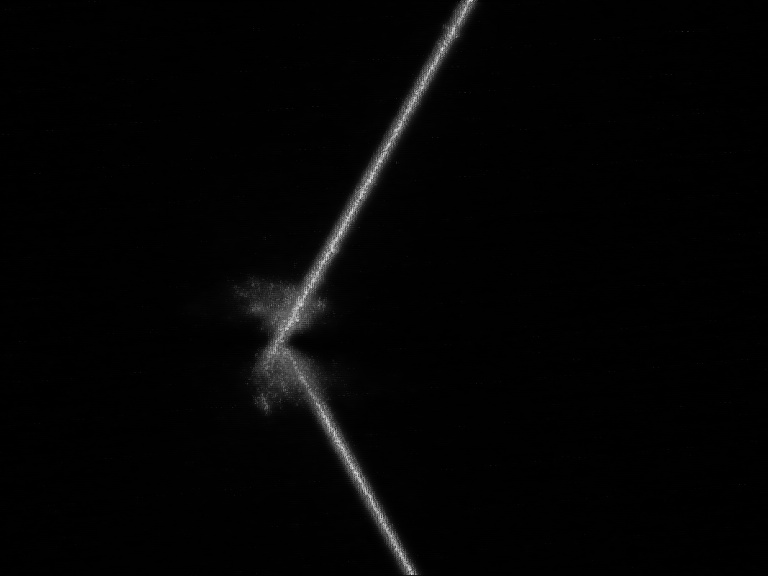
//> input picture 234.jpg, 768 x 576 px
$ ./haisen   (built with g++ and OpenCV 4)
//> lines starting //> are read from the running program, lines starting //| are printed output that depends on the picture; after the words box and inside, x2 and y2 are one past the last pixel; in counts of white or black regions, pixels touching at a corner belong together
// haisen.cpp : 定义控制台应用程序的入口点。
//

#include "stdafx.h"
#include<opencv2\imgproc\imgproc.hpp>
#include<opencv2\opencv.hpp>
#include<opencv2\highgui\highgui.hpp>
#include<vector>
using namespace cv;
using namespace std;
int main()
{
	Mat img0 = imread("234.jpg", 1);
//> img0 is the input picture: 576 rows x 768 cols, CV_8UC3; min 0, max 223, mean 4
	Mat img, img1, img2;
	img1 = img0.clone();
	img2 = img0.clone();
	cvtColor(img0, img0, CV_BGR2GRAY); //转换色彩空间
//> img0: 576 rows x 768 cols, CV_8UC1
	img = img0.clone();
	threshold(img, img, 128, 255, CV_THRESH_BINARY); //图像二值黑白处理
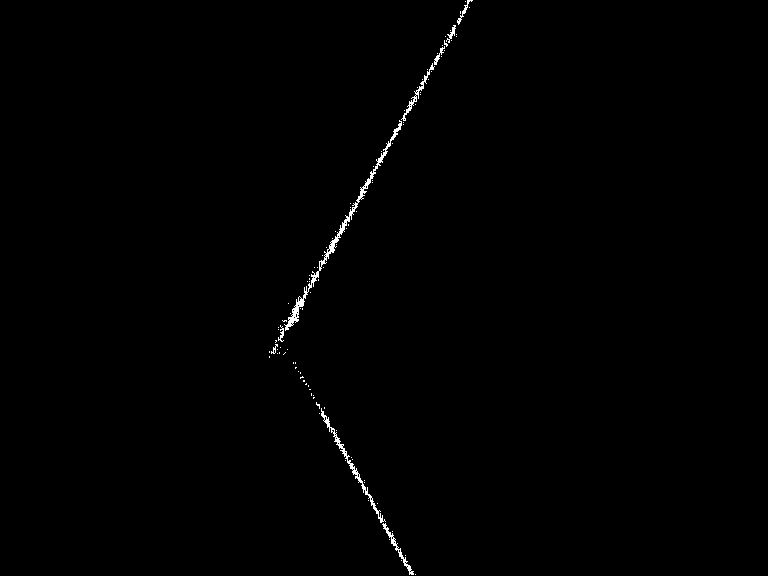
//> img: 576 rows x 768 cols, CV_8UC1; 0.5% white in thin lines or dots, all inside (x1, y1, x2, y2) = (269, 0, 473, 575)

/********************  高斯滤波  *********************************************************************/
	img.convertTo(img, CV_32FC1);
	GaussianBlur(img, img, Size(0, 0), 6, 6);
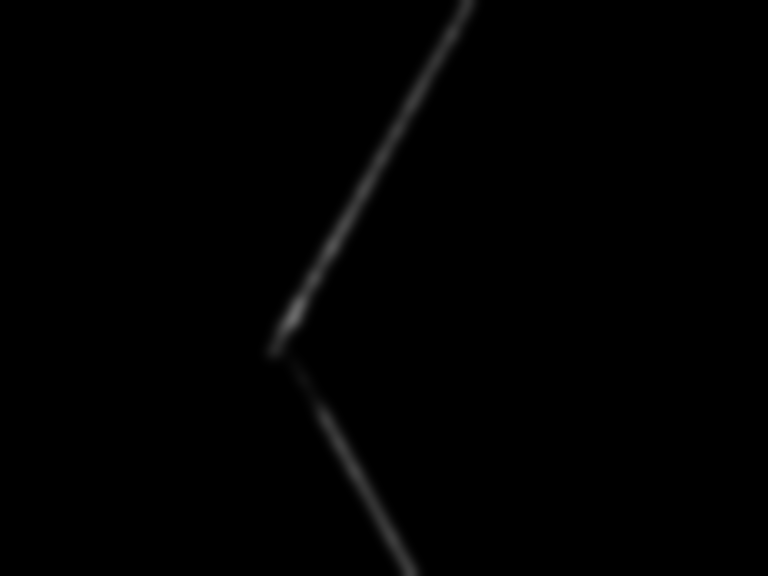
//> img: 576 rows x 768 cols, CV_32FC1; min 0, max 105.2, mean 1.3

/********************  偏导数  ***********************************************************************/
	//一阶偏导数
	Mat m1, m2;
	m1 = (Mat_<float>(1, 2) << 1, -1);  //x偏导
	m2 = (Mat_<float>(2, 1) << 1, -1);  //y偏导

	Mat dx, dy;
	filter2D(img, dx, CV_32FC1, m1);
	filter2D(img, dy, CV_32FC1, m2);
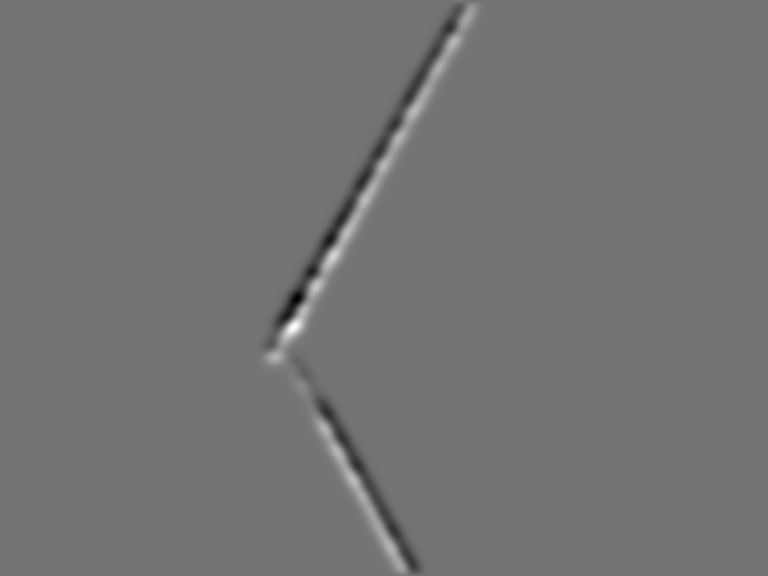
//> dy: 576 rows x 768 cols, CV_32FC1; min -5.8, max 6.93, mean -0.000437; drawn with min black and max white

	//二阶偏导数
	Mat m3, m4, m5;
	m3 = (Mat_<float>(1, 3) << 1, -2, 1);   //二阶x偏导
	m4 = (Mat_<float>(3, 1) << 1, -2, 1);   //二阶y偏导
	m5 = (Mat_<float>(2, 2) << 1, -1, -1, 1);   //二阶xy偏导

	Mat dxx, dyy, dxy;
	filter2D(img, dxx, CV_32FC1, m3);
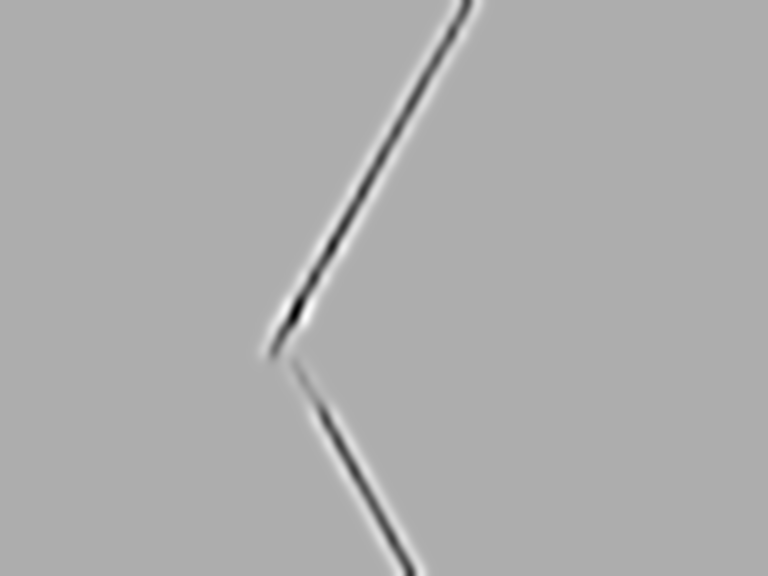
//> dxx: 576 rows x 768 cols, CV_32FC1; min -2.05, max 0.954, mean -7.72e-11; drawn with min black and max white
	filter2D(img, dyy, CV_32FC1, m4);
	filter2D(img, dxy, CV_32FC1, m5);
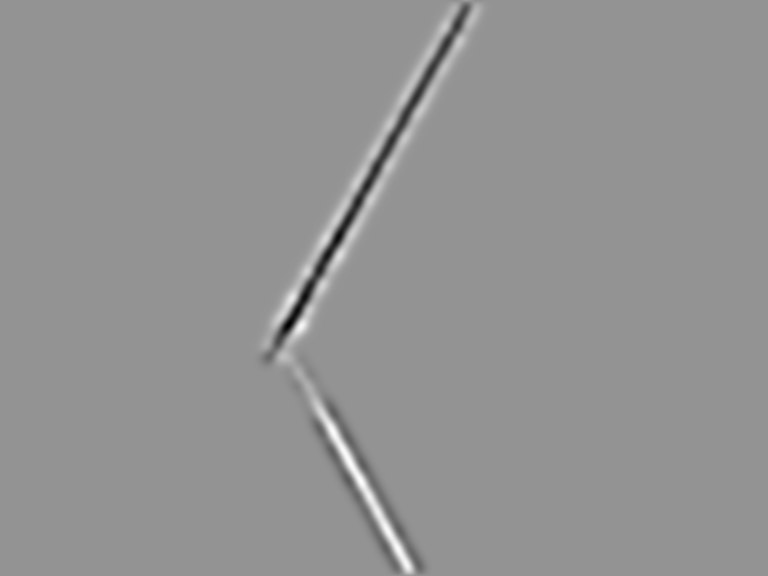
//> dxy: 576 rows x 768 cols, CV_32FC1; min -0.954, max 0.692, mean 8.42e-11; drawn with min black and max white

/******************  hessian矩阵 *************************************************************************/
	double maxD = -1;
	int imgcol = img.cols;
//> imgcol = 768
	int imgrow = img.rows;
//> imgrow = 576
	vector<double> Pt;
	for (int i = 0; i<imgcol; i++)
	{
		for (int j = 0; j<imgrow; j++)
		{
			if (img0.at<uchar>(j, i)>200)
			{
				Mat hessian(2, 2, CV_32FC1);
				hessian.at<float>(0, 0) = dxx.at<float>(j, i);
				hessian.at<float>(0, 1) = dxy.at<float>(j, i);
				hessian.at<float>(1, 0) = dxy.at<float>(j, i);
				hessian.at<float>(1, 1) = dyy.at<float>(j, i);

				Mat eValue;
				Mat eVectors;
				eigen(hessian, eValue, eVectors);

				double nx, ny;
				double fmaxD = 0;
				if (fabs(eValue.at<float>(0, 0)) >= fabs(eValue.at<float>(1, 0)))  //求特征值最大时对应的特征向量
				{
					nx = eVectors.at<float>(0, 0);
					ny = eVectors.at<float>(0, 1);
					fmaxD = eValue.at<float>(0, 0);
				}
				else
				{
					nx = eVectors.at<float>(1, 0);
					ny = eVectors.at<float>(1, 1);
					fmaxD = eValue.at<float>(1, 0);
				}

				double t = -(nx*dx.at<float>(j, i) + ny*dy.at<float>(j, i)) / (nx*nx*dxx.at<float>(j, i) + 2 * nx*ny*dxy.at<float>(j, i) + ny*ny*dyy.at<float>(j, i));

				if (fabs(t*nx) <= 0.5 && fabs(t*ny) <= 0.5)
				{
					Pt.push_back(i);
					Pt.push_back(j);
				}
			}
		}
	}
//> after the loop, Pt = 78 values, max 569 at index 67, min 28 at index 77, mean 322.2
/******************* 分离上下两条线的点，放到up和down集合中 **********************************************/
	int Maxx, Maxy = -1; //用横坐标最靠近图像左侧的点作为筛选上下点的分界线
	for (int k = 0; k<Pt.size() / 2; k++)
	{
		Point rpt;
		rpt.x = Pt[2 * k + 0];
		rpt.y = Pt[2 * k + 1];
		if (rpt.y >= Maxy)
		{
			Maxy = rpt.y;
			Maxx = rpt.x;
		}
		cout << rpt.x << "," << rpt.y << endl; //输出坐标
	}
//> this loop made 39 passes
//> (Maxy, Maxx) on passes 1, 7, 8, 9, 13, 14, 17, 18, 19, 20, 24, 28: (324, 289), (420, 326), (424, 328), (434, 334), (447, 342), (449, 343), (467, 352), (472, 355), (474, 357), (475, 357), (481, 360), (501, 372)
//| 289,324
//| 306,291
//| 306,292
//| 313,280
//| 323,261
//| 324,259
//| 326,420
//| 328,424
//> (output is shown up to pass 8 of 39)
//> after the loop, Maxy = 569; Maxx = 409
	cout << Maxx << ",,,,,分界点,,,,," << Maxy << endl;
//| 409,,,,,分界点,,,,,569
	vector<Point> up;
	vector<Point> down;
	for (int i = 0; i < Pt.size() / 2; i++)
	{
		if (Pt[2 * i + 1] < Maxx)
		{
			down.push_back(Point(Pt[2 * i + 0], Pt[2 * i + 1]));
		}
		else
		{
			up.push_back(Point(Pt[2 * i + 0], Pt[2 * i + 1]));
		}
	}
//> this loop made 39 passes

	for (int k = 0; k<Pt.size() / 2; k++)
	{
		Point rpt;
		rpt.x = Pt[2 * k + 0];
		rpt.y = Pt[2 * k + 1];
		circle(img1, rpt, 5, Scalar(0, 0, 255));
	}
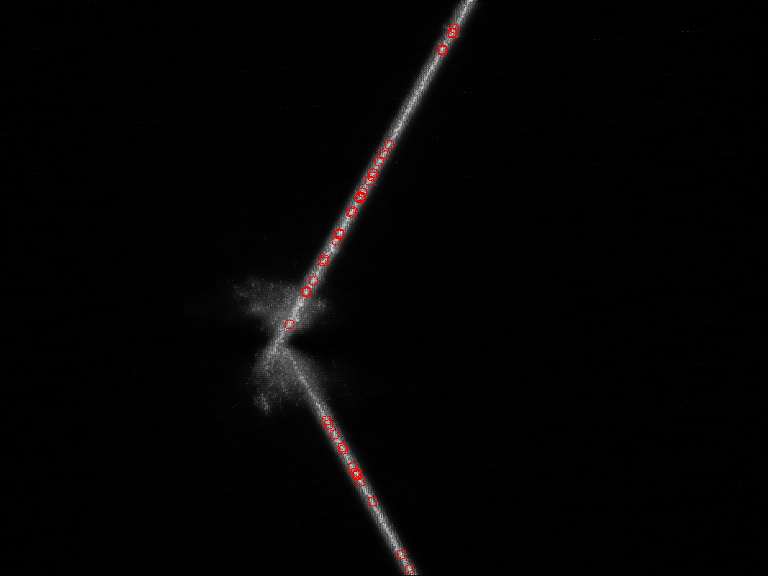
//> img1: 576 rows x 768 cols, CV_8UC3; 0.22% of pixels changed, all inside (x1, y1, x2, y2) = (284, 23, 460, 575)
/*********************  拟合直线  ****************************************************************/
	Vec4f line_1;
	fitLine(up, line_1, DIST_L2, 0, 1e-2, 1e-2); //拟合函数
//> line_1 = [0.487, 0.873, 356.6, 474.4]
	std::cout << "line_1 = " << line_1 << std::endl;
//| line_1 = [0.486897, 0.873459, 356.615, 474.385]

	//获取line1点斜式的点和斜率
	Point point0;
	point0.x = line_1[2];
//> point0 = Point(356, 0)
	point0.y = line_1[3];
//> point0 = Point(356, 474)
	double k = line_1[1] / line_1[0];
//> k = 1.79

	//计算直线的端点(y = k(x - x0) + y0)
	Point point1, point2;
	point1.x = 0;
	point1.y = k * (0 - point0.x) + point0.y;
//> point1 = Point(0, -164)
	point2.x = 640;
	point2.y = k * (640 - point0.x) + point0.y;
//> point2 = Point(640, 983)
	double b1 = point1.y - k *  point1.x;
//> b1 = -164

	//line(img1, point1, point2, Scalar(0, 255, 0), 2, 8, 0);

	Vec4f line_2;
	fitLine(down, line_2, DIST_L2, 0, 1e-2, 1e-2); //拟合函数
//> line_2 = [0.489, -0.872, 366.4, 184.6]

	std::cout << "line_2 = " << line_2 << std::endl;
//| line_2 = [0.489083, -0.872237, 366.423, 184.615]

	//获取line2点斜式的点和斜率
	Point point3;
	point3.x = line_2[2];
//> point3 = Point(366, 0)
	point3.y = line_2[3];
//> point3 = Point(366, 184)
	double k1 = line_2[1] / line_2[0];
//> k1 = -1.78

	//计算直线的端点(y = k(x - x0) + y0)
	Point point4, point5;
	point4.x = 0;
	point4.y = k1 * (0 - point3.x) + point3.y;
//> point4 = Point(0, 836)
	point5.x = 640;
	point5.y = k1 * (640 - point3.x) + point3.y;
//> point5 = Point(640, -304)
	double b2 = point4.y - k *  point4.x;
//> b2 = 836

	//line(img1, point4, point5, Scalar(0, 255, 0), 2, 8, 0);

/*****************************  计算交点  **********************************************/
	double centerx = (b2 - b1) / (k - k1);
//> centerx = 279.5
	double centery = k * centerx + b1;
//> centery = 337.5

	cout << "交点X: " << centerx << "交点Y: " << centery << endl;
//| 交点X: 279.537交点Y: 337.47
	circle(img2, Point(centerx, centery), 10, Scalar(0, 255, 255));
//> img2: 576 rows x 768 cols, CV_8UC3; 56 pixels changed, all inside (x1, y1, x2, y2) = (269, 327, 290, 348)
	line(img2, Point(centerx, centery), point2, Scalar(0, 255, 0), 2, 8, 0);
	line(img2, Point(centerx, centery), point5, Scalar(0, 255, 0), 2, 8, 0);
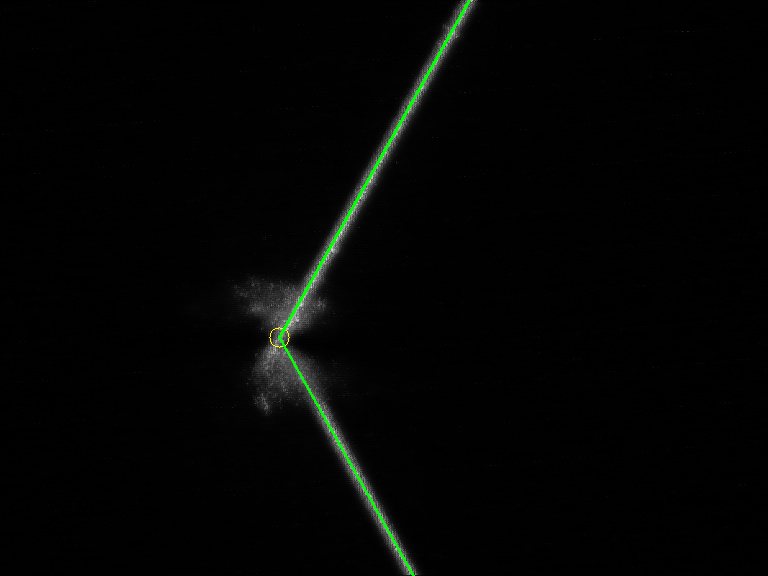
//> img2: 576 rows x 768 cols, CV_8UC3; mean B, G, R 3.5, 4.5, 3.5

	imshow("过程图", img1);
	imshow("最终结果", img2);

	imwrite("过程求亚像素点图.jpg", img1);
	imwrite("最终结果--中心线以及两线交点.jpg", img2);

	waitKey(0);
	return 0;
}
